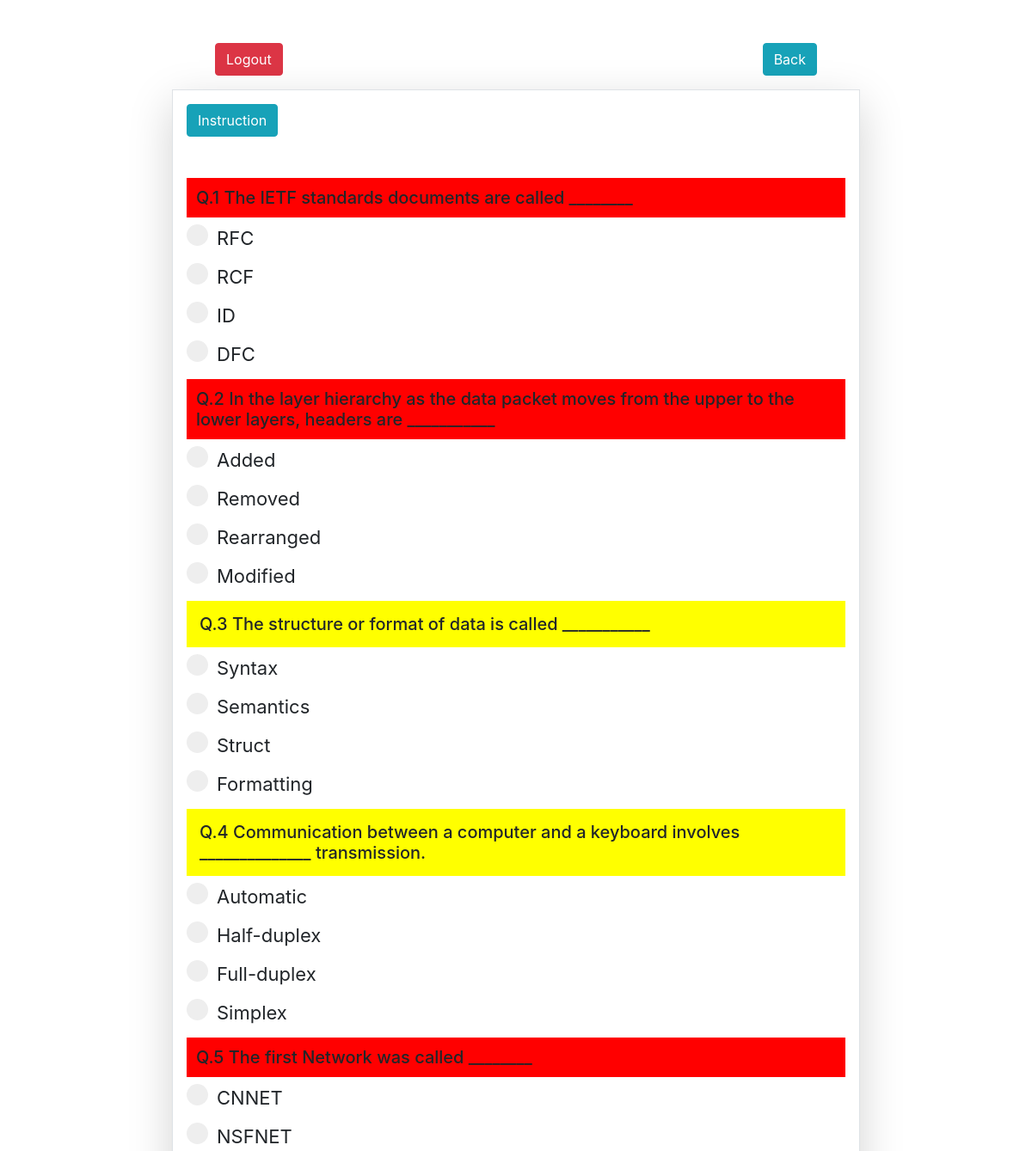
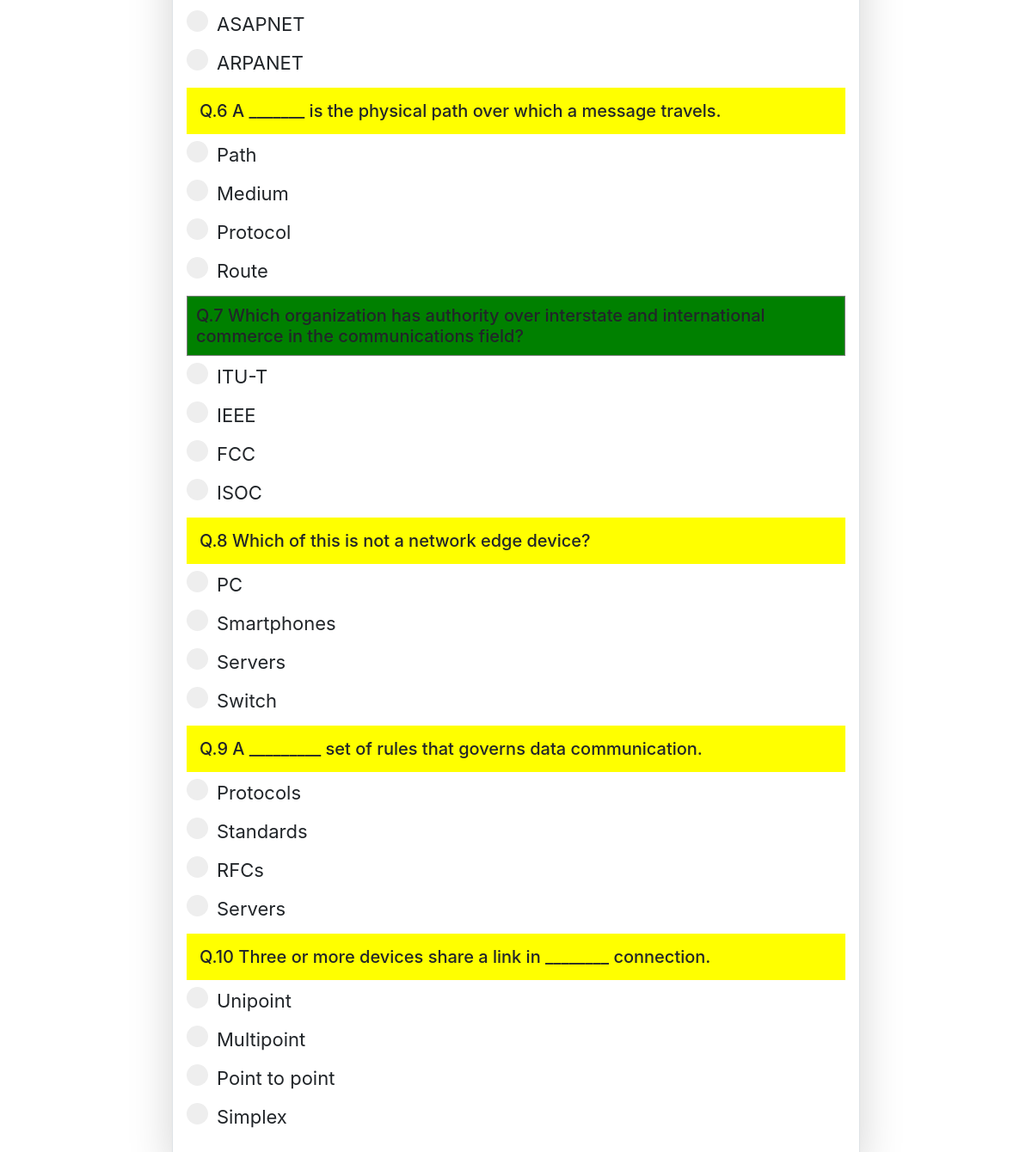
/viewresult.php (signed in), run on the app's committed database (2 pictures, top to bottom).
### tables this page shows
CREATE TABLE `question` (
  `id` int(3) NOT NULL,
  `no` int(3) NOT NULL,
  `question` varchar(250) NOT NULL,
  `option1` varchar(250) NOT NULL,
  `option2` varchar(250) NOT NULL,
  `option3` varchar(250) NOT NULL,
  `option4` varchar(250) NOT NULL,
  `answer` int(3) NOT NULL,
  `sub` varchar(250) NOT NULL
);

### viewresult.php (the view, shortened to what this page needs)
<?php
$con=mysqli_connect("localhost","root","","oq") or die("server not found");
$email = $_SESSION['login'];
$q = "select * from regd where email = '$email'";
$res=mysqli_query($con,$q) or die("yoyo query");
while($result=mysqli_fetch_array($res)){
    $sub= $result['sub'];
}
$query1="select * from result where email='$email'";
$z=mysqli_query($con,$query1) or die("wrong result");
$array2=mysqli_fetch_array($z);
?>
<html>
<body>
  <link rel="stylesheet" href="file/bootstrap-4.2.1-dist/css/bootstrap.min.css">
<div class="row">
  <div class="col-auto mr-auto"><form method="post" action="thank.php">
<input type="submit" name="logout" class="btn btn-danger"  style="margin-top: 50px;margin-left: 250px;" value="Logout">	</input>
</form></div>
  <div class="col-auto"><form method="post" action="result.php">
<input type="submit" name="back" class="btn btn-info" style="margin-top: 50px;margin-right: 250px;" value="Back">	</input>
</form></div>
</div>
<div class="container col-md-8 p-3 border shadow-lg">
	<button type="button" class="btn btn-info" data-toggle="collapse" data-target="#demo">Instruction</button>
<br><br><br>
	<?php
$query="select * from question where sub = '$sub'";
$x=mysqli_query($con,$query) or die("wrong query");
while($array=mysqli_fetch_array($x))
{	$index=$array['no'];
	?>
	<h5  <?php if($array2[$index]==$array['answer']){ ?>style="background-color: green;padding: 10px;border:1px solid gray;"; <?php } ?> <?php if($array2[$index]=='0'){ ?>style="background-color: yellow;padding: 10px;border:5px solid yellow;" <?php } ?>
	<?php  if($array2[$index]!=$array['answer']){ ?>style="background-color: red;padding: 10px;border:1px solid red;" <?php } ?>>Q.<?php echo $array['no']." ".$array['question']; ?> </h5>
	<?php $name=$array['no'];?>
	<label class="container1">
	<input type="radio" disabled id="<?php echo $array['option1'];?>" name='<?php echo "$name"?>'><?php echo $array['option1'];?><br>
	<span class="checkmark"></span>
	</label>
	<label class="container1">
	<input type="radio" disabled id="<?php echo $array['option2'];?>" name='<?php echo "$name"?>'><?php echo $array['option2'];?><br>
	<span class="checkmark"></span>
	</label>
	<label class="container1">
	<input type="radio" disabled id="<?php echo $array['option3'];?>" name='<?php echo "$name"?>'><?php echo $array['option3'];?><br>
	<span class="checkmark"></span>
	</label>
	<label class="container1">
	<input type="radio" disabled id="<?php echo $array['option4'];?>" name='<?php echo "$name"?>'><?php echo $array['option4'];?><br>
		<span class="checkmark"></span>
	</label>
<?php
}
?>
	</div>
</body>
</html>

### viewresult.php (style rules this page uses)
.container1 { display: block; position: relative; padding-left: 35px; margin-bottom: 12px; cursor: pointer; font-size: 22px; -webkit-user-select: none; -moz-user-select: none; -ms-user-select: none; user-select: none; }
.checkmark { position: absolute; top: 0; left: 0; height: 25px; width: 25px; background-color: #eee; border-radius: 50%; }
.checkmark:after { content: ""; position: absolute; display: none; }
.container1 .checkmark:after { top: 9px; left: 9px; width: 8px; height: 8px; border-radius: 50%; background: white; }

### data on the page
question: no "1", question "The IETF standards documents are called ________", option1 "RFC", option2 "RCF", option3 "ID", option4 "DFC"
question: no "2", question "In the layer hierarchy as the data packet moves from the upper to the lower layers, headers are ___________", option1 "Added", option2 "Removed", option3 "Rearranged", option4 "Modified"
question: no "3", question "The structure or format of data is called ___________", option1 "Syntax", option2 "Semantics", option3 "Struct", option4 "Formatting"
question: no "4", question "Communication between a computer and a keyboard involves ______________ transmission.", option1 "Automatic", option2 "Half-duplex", option3 "Full-duplex", option4 "Simplex"
question: no "5", question "The first Network was called ________", option1 "CNNET", option2 "NSFNET", option3 "ASAPNET", option4 "ARPANET"
question: no "6", question "A _______ is the physical path over which a message travels.", option1 "Path", option2 "Medium", option3 "Protocol", option4 "Route"
question: no "7", question "Which organization has authority over interstate and international commerce in the communications field?", option1 "ITU-T", option2 "IEEE", option3 "FCC", option4 "ISOC"
question: no "8", question "Which of this is not a network edge device?", option1 "PC", option2 "Smartphones", option3 "Servers", option4 "Switch"
question: no "9", question "A _________ set of rules that governs data communication.", option1 "Protocols", option2 "Standards", option3 "RFCs", option4 "Servers"
question: no "10", question "Three or more devices share a link in ________ connection.", option1 "Unipoint", option2 "Multipoint", option3 "Point to point", option4 "Simplex"
